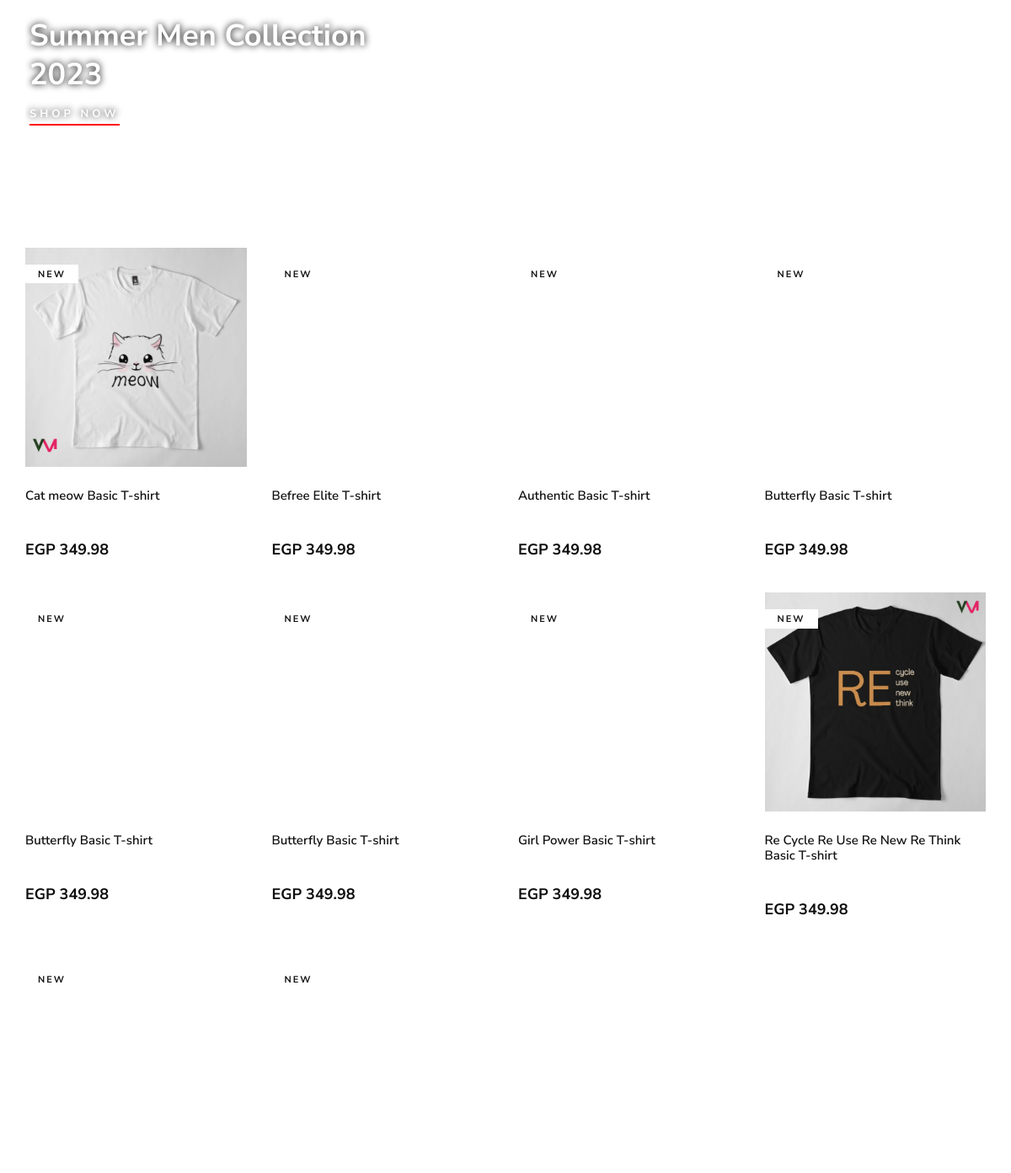
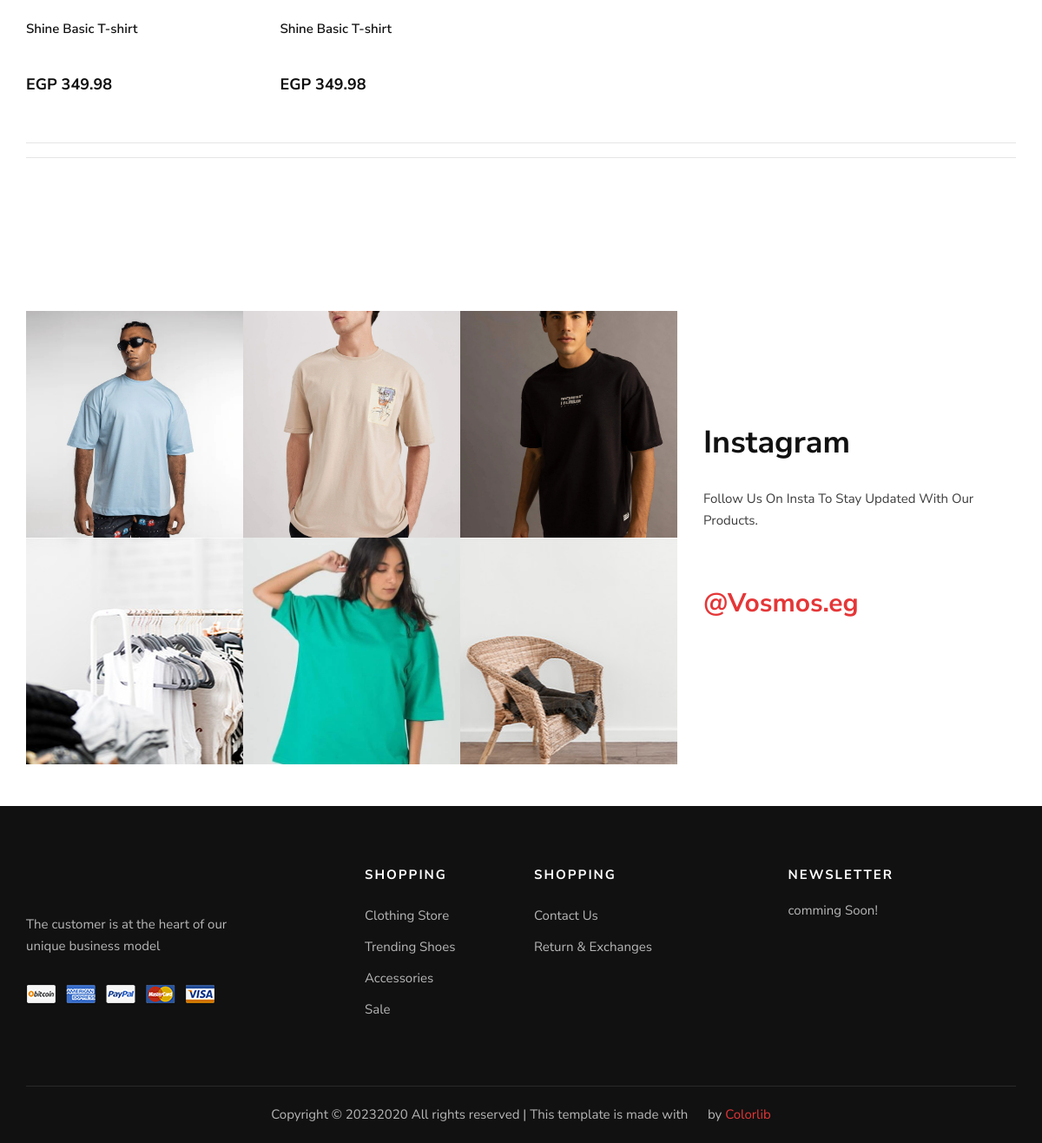
The app's page / (lower part), older data (2 pictures, top to bottom).
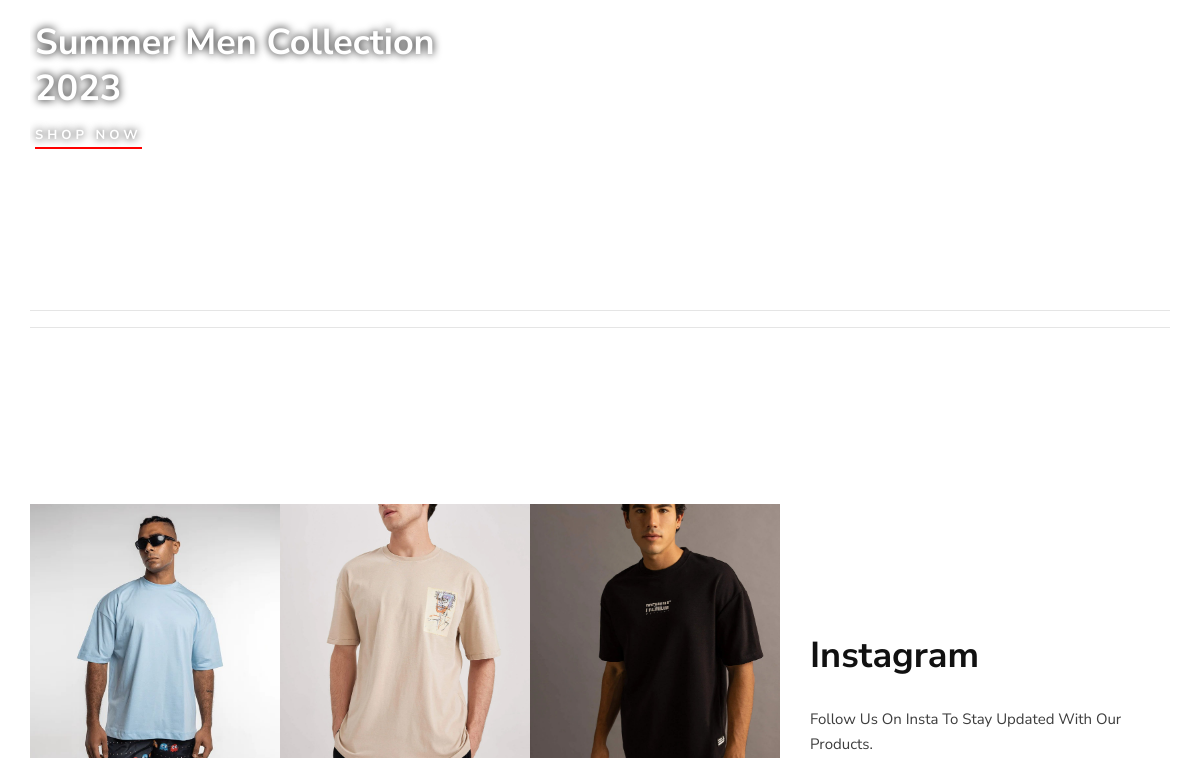
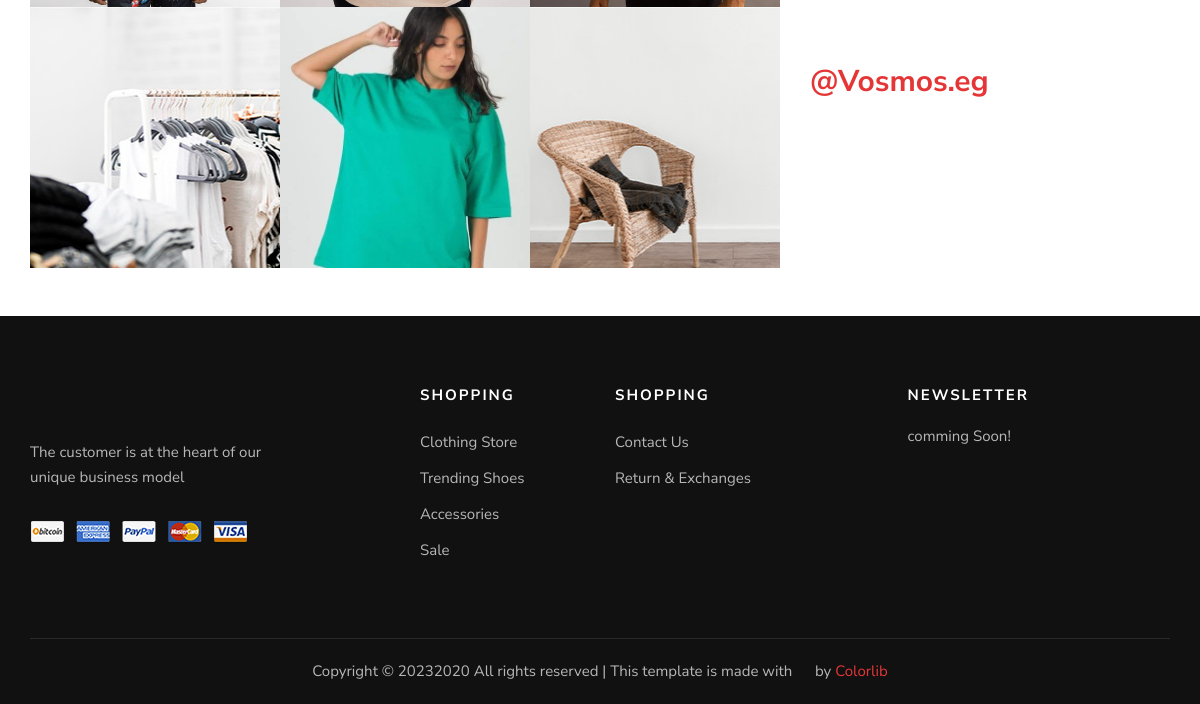
The same page, newer data (2 pictures, top to bottom).
### frontend/models.py (models this page shows)
class Product(models.Model):
    CATEGORY_CHOICES = (
        ('M', 'Men'),
        ('W', 'Women'),
        ('K', 'Kids'),
        ('A', 'Accessories'),
    )
    SUB_CATEGORY_CHOICES = (
    ('S', 'Shirt'),
    ('SW', 'Sport wear'),
    ('OW', 'Outwear')
    )
    LABEL_CHOICES = (
        ('NEW', 'primary'),
        ('BEST Seller', 'secondary'),
        ('N', '')
    )
    product_id = models.AutoField
    id = models.AutoField(primary_key=True, auto_created=True)
    product_name = models.CharField(max_length=50)
    category = models.ManyToManyField('Category', through='ProductCategory')
    label = models.CharField(choices=LABEL_CHOICES, max_length=11, default="")
    subcategory = models.CharField(choices= SUB_CATEGORY_CHOICES ,max_length=50, default="")
    price = models.FloatField(default=0)
    discount_price = models.FloatField(default=0)
    pub_date = models.DateField()
    image = models.ImageField(upload_to="static", default="", blank=True, null=True)
    material = models.CharField(max_length=50, default="Coton 100%")
    description = models.TextField(default="Are you looking for a t shirt that is comfortable, stylish and affordable? Look no further than our new collection of t shirts, designed to suit any occasion and personality. Whether you want to express your creativity, show your support for a cause, or simply enjoy a casual day out, we have the perfect t shirt for you. Our t shirts are made from high-quality cotton, which is soft, breathable and durable. They come in a variety of colors, sizes and designs, so you can find the one that matches your style and mood.  Our t shirts are easy to wash and care for, and they will not fade or shrink over time. They are also eco-friendly and ethically produced, so you can wear them with confidence and pride. Order your t shirt today and enjoy free shipping for orders over EGP 500. You will love how you look and feel in our t shirts, and so will everyone else. Don't miss this opportunity to get the best t shirt ever.")
    path = models.CharField(max_length=50, default="")
    def get_absolute_url(self):
        return f"/product_detail/{self.id}/"

### frontend/views.py (the view)
# urls.py: path('', views.index, name='index'),
def index(request):
    recently_viewed_product_ids = request.session.get('recently_viewed_products', [])
    recently_viewed_products = Product.objects.filter(id__in=recently_viewed_product_ids)
    products = Product.objects.all()[:10]
    return render(request, 'index.html', {
        'products': products,
        'recently_viewed_products': recently_viewed_products,
    })

### frontend/templates/index.html (shortened to what this page needs)
{% extends "layout.html" %}
{% load static %}
{% block body %}
<div class="cd-cart cd-cart--empty js-cd-cart">
    <div class="cd-cart__content">
    </div>
  </div>
  <section class="banner spad">
      <div class="container">
          <div class="row">
              <div class="col-lg-5">
                  <div class="banner__item banner__item--middle">
                      <div class="banner__item__text">
                          <h2>Summer Men Collection 2023</h2>
                          <a href="{% url 'show_products' 'W' %}">Shop now</a>
                      </div>
                  </div>
              </div>
              <div class="col-lg-7">
              </div>
          </div>
      </div>
  </section>
<section class="product spad">
    <div class="container">
        <div class="row">
            <div class="col-lg-12">
            </div>
        </div>
        <div class="row product__filter">
            {% for product in products %}
            <div class="col-lg-3 col-md-6 col-sm-6 col-6 mix new-arrivals">
                <div class="product__item">
                    <div class="product__item__pic set-bg" data-setbg="{% static product.path %}"
                        onclick="window.location.href='{{ product.get_absolute_url }}'">
                        {% if product.label != 'N' %}
                        <span class="label">{{ product.label }}</span>
                        {% endif %}
                    </div>
                    <div class="product__item__text">
                        <h6>{{ product.product_name }}</h6>
                        <div class="rating">
                            <i class="fa fa-star-o"></i>
                            <i class="fa fa-star-o"></i>
                            <i class="fa fa-star-o"></i>
                            <i class="fa fa-star-o"></i>
                            <i class="fa fa-star-o"></i>
                        </div>
                        <h5>EGP {{ product.price|floatformat:2 }}</h5>
                    </div>
                </div>
            </div>
            {% endfor %}
          </div>
          <hr />
          <hr />
      </div>
  </section>
  <section class="instagram spad">
      <div class="container">
          <div class="row">
              <div class="col-lg-8">
                  <div class="instagram__pic">
                      <div class="instagram__pic__item set-bg" data-setbg="{% static 'frontend/img/instagram/instagram-1.jpg' %}"></div>
                      <div class="instagram__pic__item set-bg" data-setbg="{% static 'frontend/img/instagram/instagram-2.jpg' %}"></div>
                      <div class="instagram__pic__item set-bg" data-setbg="{% static 'frontend/img/instagram/instagram-3.jpg' %}"></div>
                      <div class="instagram__pic__item set-bg" data-setbg="{% static 'frontend/img/instagram/instagram-4.jpg' %}"></div>
                      <div class="instagram__pic__item set-bg" data-setbg="{% static 'frontend/img/instagram/instagram-5.jpg' %}"></div>
                      <div class="instagram__pic__item set-bg" data-setbg="{% static 'frontend/img/instagram/instagram-6.jpg' %}"></div>
                  </div>
              </div>
              <div class="col-lg-4">
                  <div class="instagram__text">
                      <h2>Instagram</h2>
                      <p>Follow Us On Insta To Stay Updated With Our Products.</p>
                      <a href="https://www.instagram.com/vosmos.eg/"><h3>@Vosmos.eg</h3></a>
                  </div>
              </div>
          </div>
      </div>
  </section>
  <br>
  <br>
{% endblock %}

Row changes from the older to the newer data that the page shows:
removed Product: shows a picture, label "NEW", product_name "Cat meow Basic T-shirt", price "349.98"
removed Product: label "NEW", product_name "Befree Elite T-shirt", price "349.98"
removed Product: label "NEW", product_name "Authentic Basic T-shirt", price "349.98"
removed Product: label "NEW", product_name "Butterfly Basic T-shirt", price "349.98"
removed Product: label "NEW", product_name "Butterfly Basic T-shirt", price "349.98"
removed Product: label "NEW", product_name "Butterfly Basic T-shirt", price "349.98"
removed Product: label "NEW", product_name "Girl Power Basic T-shirt", price "349.98"
removed Product: shows a picture, label "NEW", product_name "Re Cycle Re Use Re New Re Think Basic T-shirt", price "349.98"
removed Product: label "NEW", product_name "Shine Basic T-shirt", price "349.98"
removed Product: label "NEW", product_name "Shine Basic T-shirt", price "349.98"
